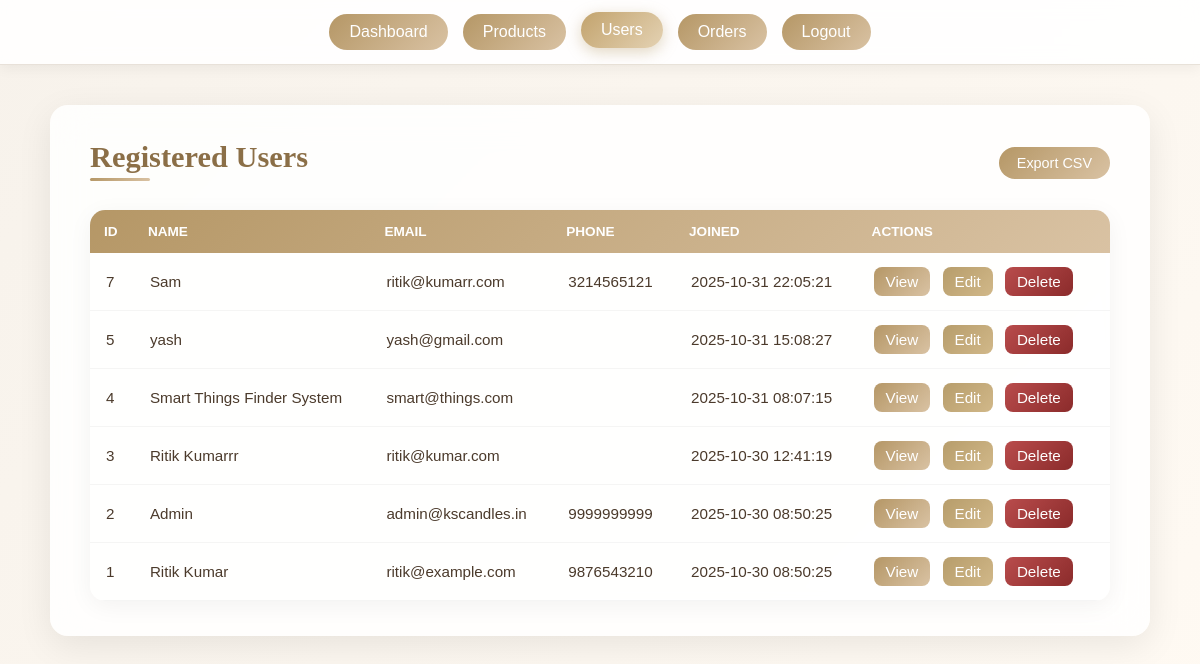
Page /admin/users.php (signed in) on the committed database.
### tables this page shows
CREATE TABLE `users` (
  `id` int(11) NOT NULL,
  `name` varchar(100) NOT NULL,
  `email` varchar(100) NOT NULL,
  `password` varchar(255) NOT NULL,
  `address` text DEFAULT NULL,
  `phone` varchar(15) DEFAULT NULL,
  `created_at` timestamp NOT NULL DEFAULT current_timestamp()
);

### admin/users.php (the view, shortened to what this page needs)
<?php
require_once __DIR__ . '/../includes/db.php';
$res = $conn->query("SELECT id, name, email, phone, created_at FROM users ORDER BY id DESC");
?>
<!doctype html>
<html>
<head>
</head>
<body>
<header>
  <a href="index.php" class="btn">Dashboard</a>
  <a href="products.php" class="btn">Products</a>
  <a href="users.php" class="btn active">Users</a>
  <a href="orders.php" class="btn">Orders</a>
  <a href="logout.php" class="btn">Logout</a>
</header>
<main class="orders-container">
  <div class="users-header">
    <h2>Registered Users</h2>
    <div>
      <a href="export_users.php" class="btn">Export CSV</a>
    </div>
  </div>
  <table class="orders-table">
    <thead>
      <tr>
        <th>ID</th>
        <th>Name</th>
        <th>Email</th>
        <th>Phone</th>
        <th>Joined</th>
        <th>Actions</th>
      </tr>
    </thead>
    <tbody>
      <?php while($u = $res->fetch_assoc()): ?>
        <tr>
          <td><?= (int)$u['id'] ?></td>
          <td><?= htmlspecialchars($u['name']) ?></td>
          <td><?= htmlspecialchars($u['email']) ?></td>
          <td><?= htmlspecialchars($u['phone'] ?? '') ?></td>
          <td><?= htmlspecialchars($u['created_at'] ?? '-') ?></td>
          <td class="action-links">
            <a href="view_user.php?id=<?= $u['id'] ?>">View</a>
            <a href="edit_user.php?id=<?= $u['id'] ?>">Edit</a>
            <a href="delete_user.php?id=<?= $u['id'] ?>" onclick="return confirmDelete(event, 'user')">Delete</a>
          </td>
        </tr>
      <?php endwhile; ?>
    </tbody>
  </table>
</main>
</body>
</html>

### admin/users.php (style rules this page uses)
.users-header { display:flex; justify-content:space-between; align-items:center; margin-bottom:16px; }
.users-header h2 { margin:0; color:#333; }
.action-links a { margin-right:8px; color: #ff7b00; text-decoration:none; }
:root { --bg-gradient: linear-gradient(135deg, #f7f2eb, #fffaf3); --accent: #8b6f47; --accent-gradient: linear-gradient(135deg, #b59766, #d9c2a3); --accent-hover: linear-gradient(135deg, #c2a36d, #e4d2b3); --danger: linear-gradient(135deg, #b94c4c, #8b2b2b); --danger-hover: linear-gradient(135deg, #c45c5c, #9c3333); --info: linear-gradient(135deg, #b79d6b, #d1b889); --font-body: "Poppins", sans-serif; --font-heading: "Cormorant Garamond", serif; --panel-bg: rgba(255, 255, 255, 0.85); --shadow: 0 10px 35px rgba(0, 0, 0, 0.08); --radius: 18px; }
* { margin: 0; padding: 0; box-sizing: border-box; }
body { background: var(--bg-gradient); font-family: var(--font-body); color: #3b2f2f; min-height: 100vh; display: flex; flex-direction: column; align-items: center; }
header { width: 100%; background: rgba(255, 255, 255, 0.9); backdrop-filter: blur(8px); border-bottom: 1px solid rgba(139, 111, 71, 0.2); display: flex; justify-content: center; flex-wrap: wrap; gap: 15px; padding: 14px 0; position: sticky; top: 0; z-index: 10; box-shadow: 0 4px 12px rgba(0, 0, 0, 0.05); }
header .btn { text-decoration: none; background: var(--accent-gradient); color: #fff; padding: 9px 20px; border-radius: 25px; font-weight: 500; transition: all 0.3s ease; }
header .btn:hover, header .btn.active { background: var(--accent-hover); box-shadow: 0 4px 15px rgba(181, 151, 102, 0.4); transform: translateY(-2px); }
main { width: 95%; max-width: 1100px; background: var(--panel-bg); backdrop-filter: blur(18px); border-radius: var(--radius); box-shadow: var(--shadow); margin-top: 40px; padding: 35px 40px; animation: fadeIn 0.8s ease-in-out; }
.users-header { display: flex; justify-content: space-between; align-items: center; margin-bottom: 25px; flex-wrap: wrap; }
.users-header h2 { font-family: var(--font-heading); font-size: 1.9rem; color: var(--accent); margin-bottom: 10px; position: relative; }
.users-header h2::after { content: ""; position: absolute; bottom: -6px; left: 0; width: 60px; height: 3px; background: var(--accent-gradient); border-radius: 2px; }
.users-header .btn { background: var(--accent-gradient); padding: 8px 18px; border-radius: 20px; font-size: 0.9rem; color: #fff; text-decoration: none; transition: all 0.3s ease; }
table { width: 100%; border-collapse: collapse; border-radius: 15px; overflow: hidden; background: rgba(255, 255, 255, 0.6); box-shadow: 0 5px 25px rgba(0, 0, 0, 0.05); }
thead { background: var(--accent-gradient); }
thead th { color: #fff; font-weight: 600; text-transform: uppercase; font-size: 0.85rem; padding: 14px; text-align: left; }
tbody tr { border-bottom: 1px solid rgba(0, 0, 0, 0.04); transition: all 0.3s ease; }
td { padding: 14px 16px; font-size: 0.95rem; color: #4b3a2b; }
.action-links a { text-decoration: none; font-weight: 500; border-radius: 8px; padding: 6px 12px; margin-right: 8px; transition: 0.3s ease; display: inline-block; color: #fff; }
.action-links a:nth-child(1) { background: var(--accent-gradient); }
.action-links a:nth-child(2) { background: var(--info); }
.action-links a:nth-child(3) { background: var(--danger); }

### rows in the picture
users: id "7", name "Sam", email "ritik@kumarr.com", phone "3214565121", created_at "2025-10-31 22:05:21"
users: id "5", name "yash", email "yash@gmail.com", created_at "2025-10-31 15:08:27"
users: id "4", name "Smart Things Finder System", email "smart@things.com", created_at "2025-10-31 08:07:15"
users: id "3", name "Ritik Kumarrr", email "ritik@kumar.com", created_at "2025-10-30 12:41:19"
users: id "2", name "Admin", email "admin@kscandles.in", phone "9999999999", created_at "2025-10-30 08:50:25"
users: id "1", name "Ritik Kumar", email "ritik@example.com", phone "9876543210", created_at "2025-10-30 08:50:25"
